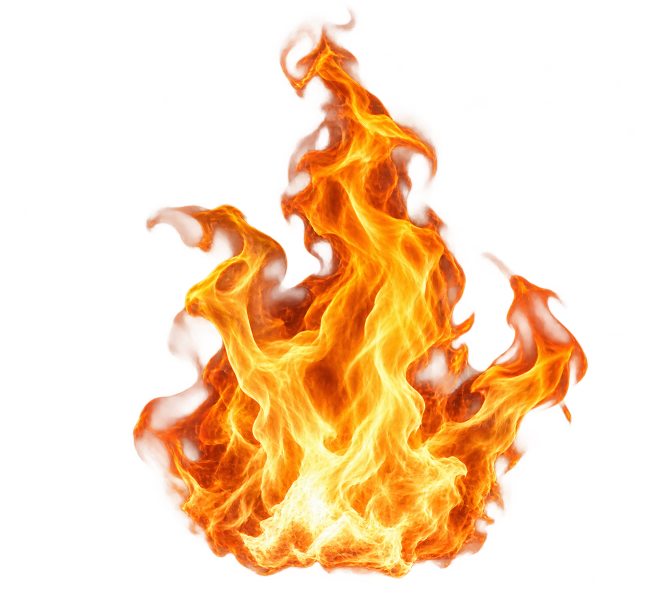
#> input picture city-hold/assets/effects_characters/effects/fire.png, 1312 x 1199 px, found by its file name (shown at 1/2 size); its folder holds 4 pictures in this run
$ python prepare_fx.py
#> lines starting #> are read from the running program, lines starting #| are printed output that depends on the picture
"""Small runtime sprites from the effects pack (assets/effects_characters). Originals stay untouched.
Run from city-hold:  python3 tools/prepare_fx.py"""
import os
from PIL import Image
SRC = 'assets/effects_characters'
os.makedirs('public/fx', exist_ok=True)
for name in ['fire', 'smoke', 'sparks', 'explosion', 'tear_gas']:
    im = Image.open(f'{SRC}/effects/{name}.png').convert('RGBA')
#> im is the input picture: PIL image 1312x1199 RGBA; mean R, G, B, A 89.5, 48.3, 12.7, 76.1
    bbox = im.getchannel('A').point(lambda a: 255 if a > 8 else 0).getbbox()
#> bbox = (264, 14, 1177, 1158)
    im = im.crop(bbox)
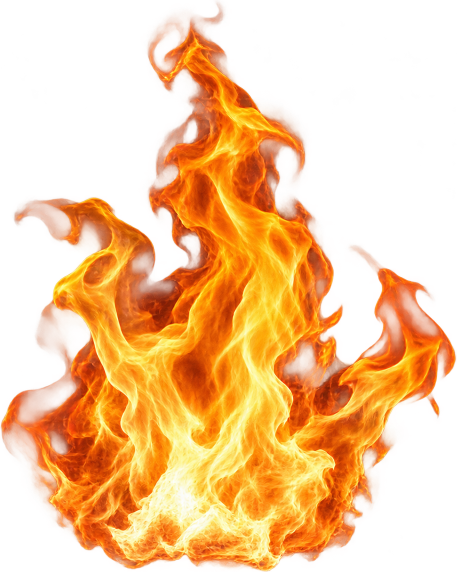
#> im: PIL image 913x1144 RGBA (shown at 1/2 size); mean R, G, B, A 134.2, 72.5, 19.1, 114.6; transparent parts drawn white
    # pad to a square with transparent borders so rotated particles never show hard edges
    s = max(im.size); sq = Image.new('RGBA', (int(s * 1.08), int(s * 1.08)), (0, 0, 0, 0))
#> after `s = max(im.size)`: s = 1144
#> after `sq = Image.new('RGBA', (int(s * 1.08), int(s * 1.08)), (0, 0, 0, 0))`: sq: PIL image 1235x1235 RGBA; every value is 0
    sq.paste(im, ((sq.width - im.width) // 2, (sq.height - im.height) // 2))
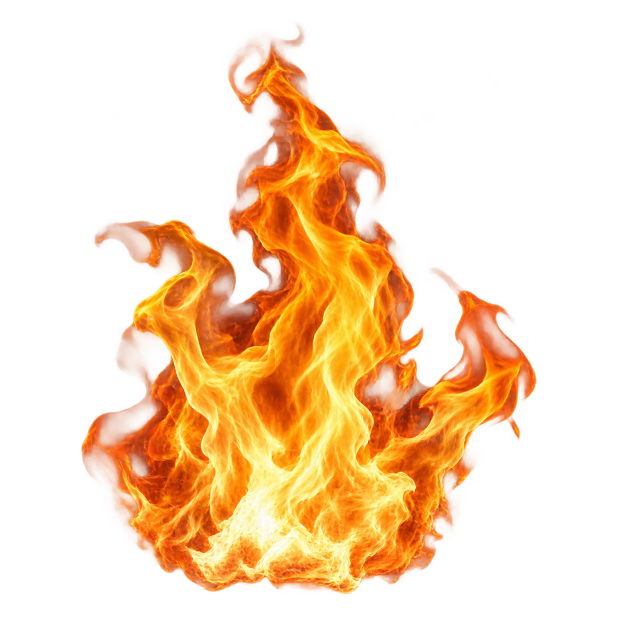
#> sq: PIL image 1235x1235 RGBA (shown at 1/2 size); mean R, G, B, A 91.9, 49.7, 13.1, 78.5; transparent parts drawn white
    sq = sq.resize((256, 256), Image.LANCZOS)
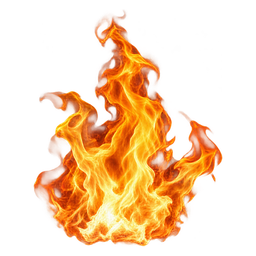
#> sq: PIL image 256x256 RGBA; mean R, G, B, A 91.1, 49.8, 13.2, 78.5; transparent parts drawn white
    # straight alpha: clear colour where alpha is ~0 to avoid dark/coloured halos when filtered
    px = sq.load()
    for y in range(256):
        for x in range(256):
            r, g, b, a = px[x, y]
            if a < 3: px[x, y] = (0, 0, 0, 0)
    sq.save(f'public/fx/{name}.png', optimize=True)
#> pass 2 of the loop `for name in ['fire', 'smoke', 'sparks', 'explosion', 'tear_gas']:`:
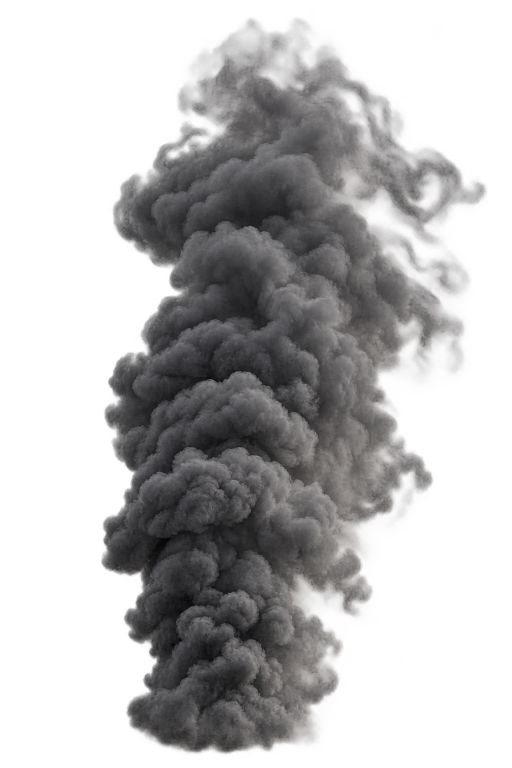
#> input picture city-hold/assets/effects_characters/effects/smoke.png, 1024 x 1536 px, found by its file name (shown at 1/2 size)
#> im is the input picture: PIL image 1024x1536 RGBA; mean R, G, B, A 67, 65.8, 66.3, 105.4
#> bbox = (201, 33, 975, 1510)
#> `im = im.crop(bbox)`:
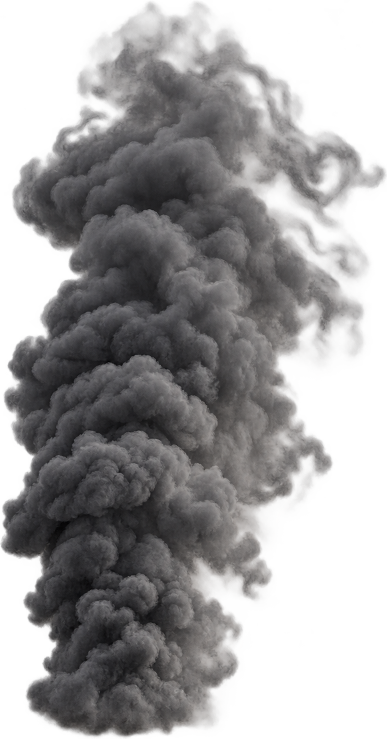
#> im: PIL image 774x1477 RGBA (shown at 1/2 size); mean R, G, B, A 84.8, 83.3, 83.9, 145; transparent parts drawn white
#> `sq = sq.resize((256, 256), Image.LANCZOS)`:
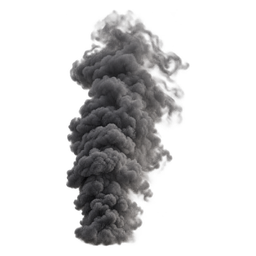
#> sq: PIL image 256x256 RGBA; mean R, G, B, A 31, 30.4, 30.7, 65.2; transparent parts drawn white
#> pass 3 of the loop `for name in ['fire', 'smoke', 'sparks', 'explosion', 'tear_gas']:`:
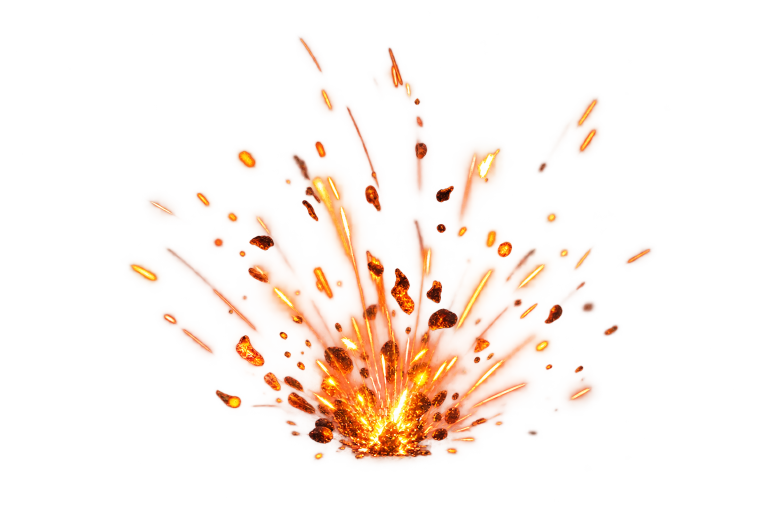
#> input picture city-hold/assets/effects_characters/effects/sparks.png, 1536 x 1024 px, found by its file name (shown at 1/2 size)
#> im is the input picture: PIL image 1536x1024 RGBA; mean R, G, B, A 93.8, 45.4, 17.1, 21.1
#> bbox = (255, 71, 1306, 929)
#> `im = im.crop(bbox)`:
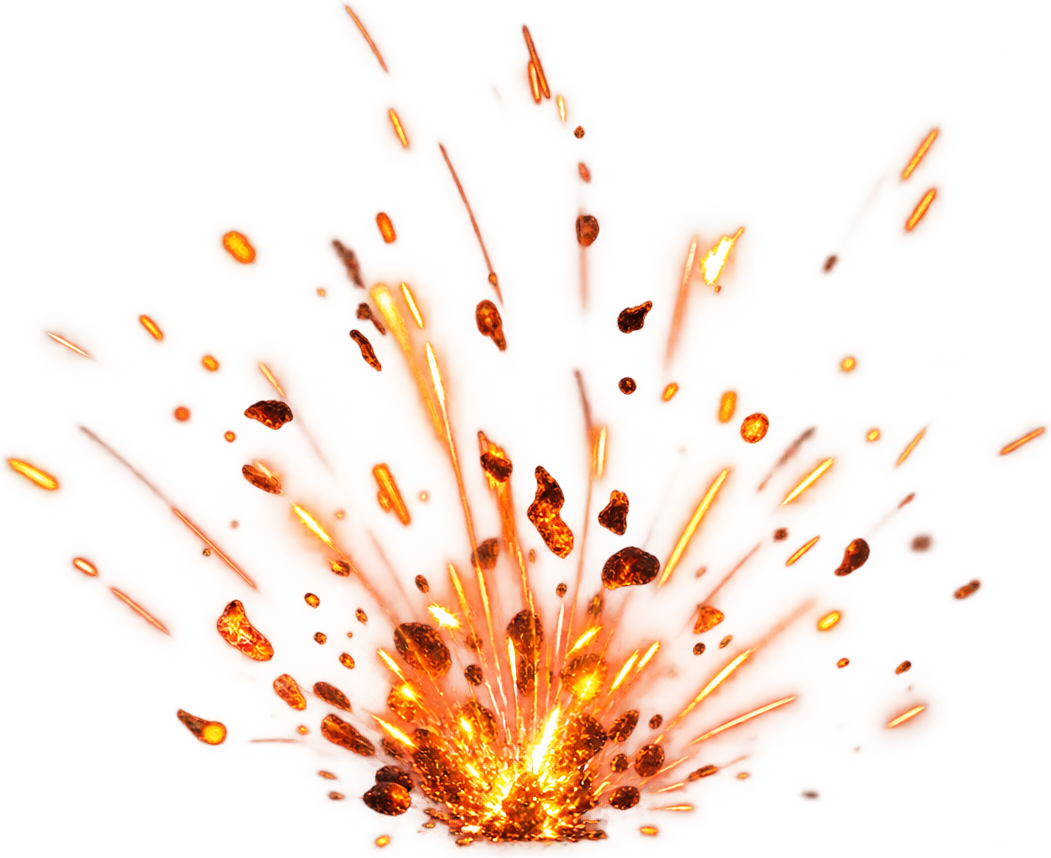
#> im: PIL image 1051x858 RGBA; mean R, G, B, A 151.9, 73.9, 28.2, 36.8; transparent parts drawn white
#> `sq = sq.resize((256, 256), Image.LANCZOS)`:
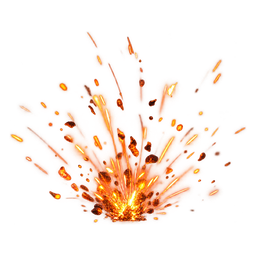
#> sq: PIL image 256x256 RGBA; mean R, G, B, A 71.2, 29.8, 10.6, 25.7; transparent parts drawn white
#> (the run stopped early here; a loop or call above may not have finished)
